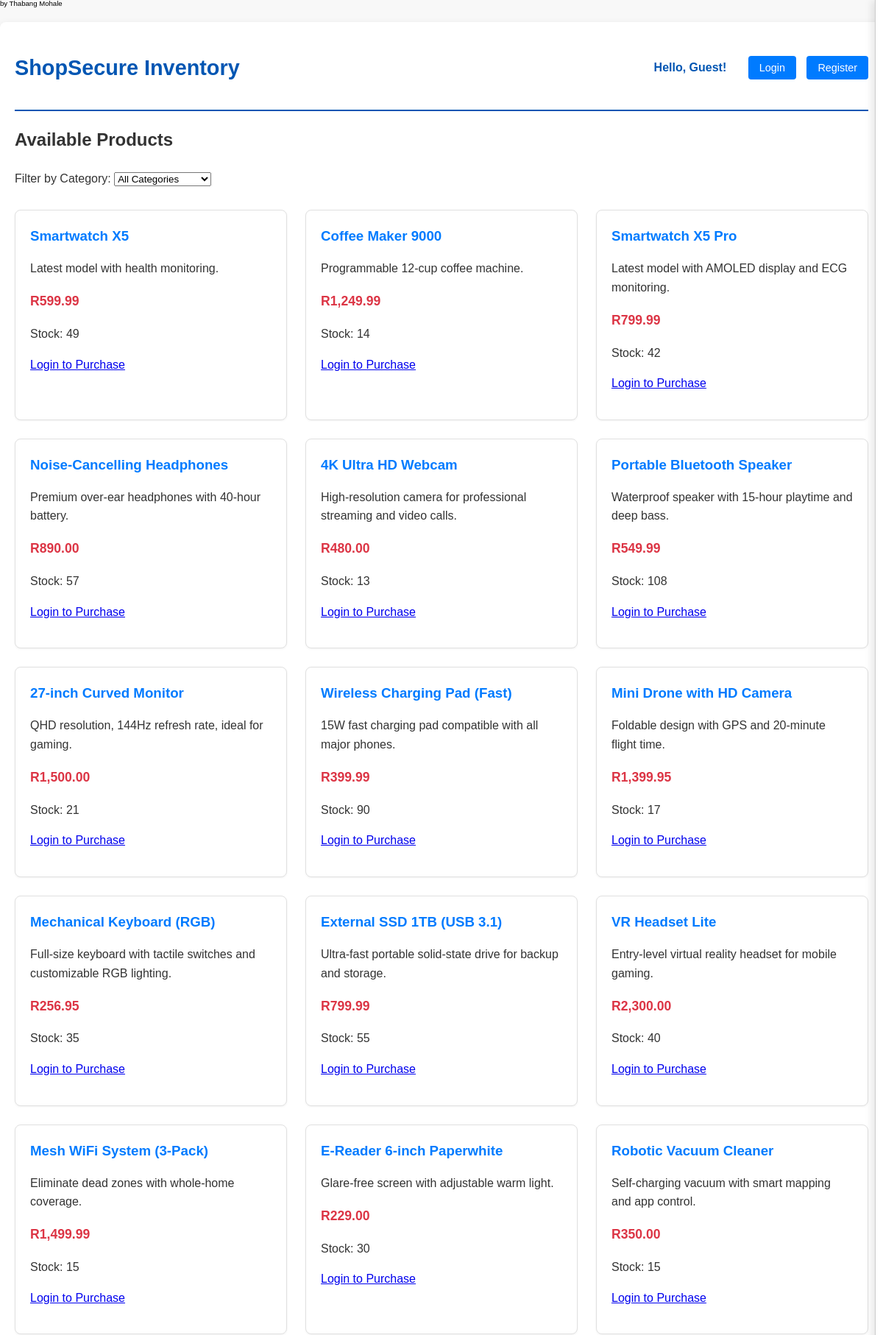
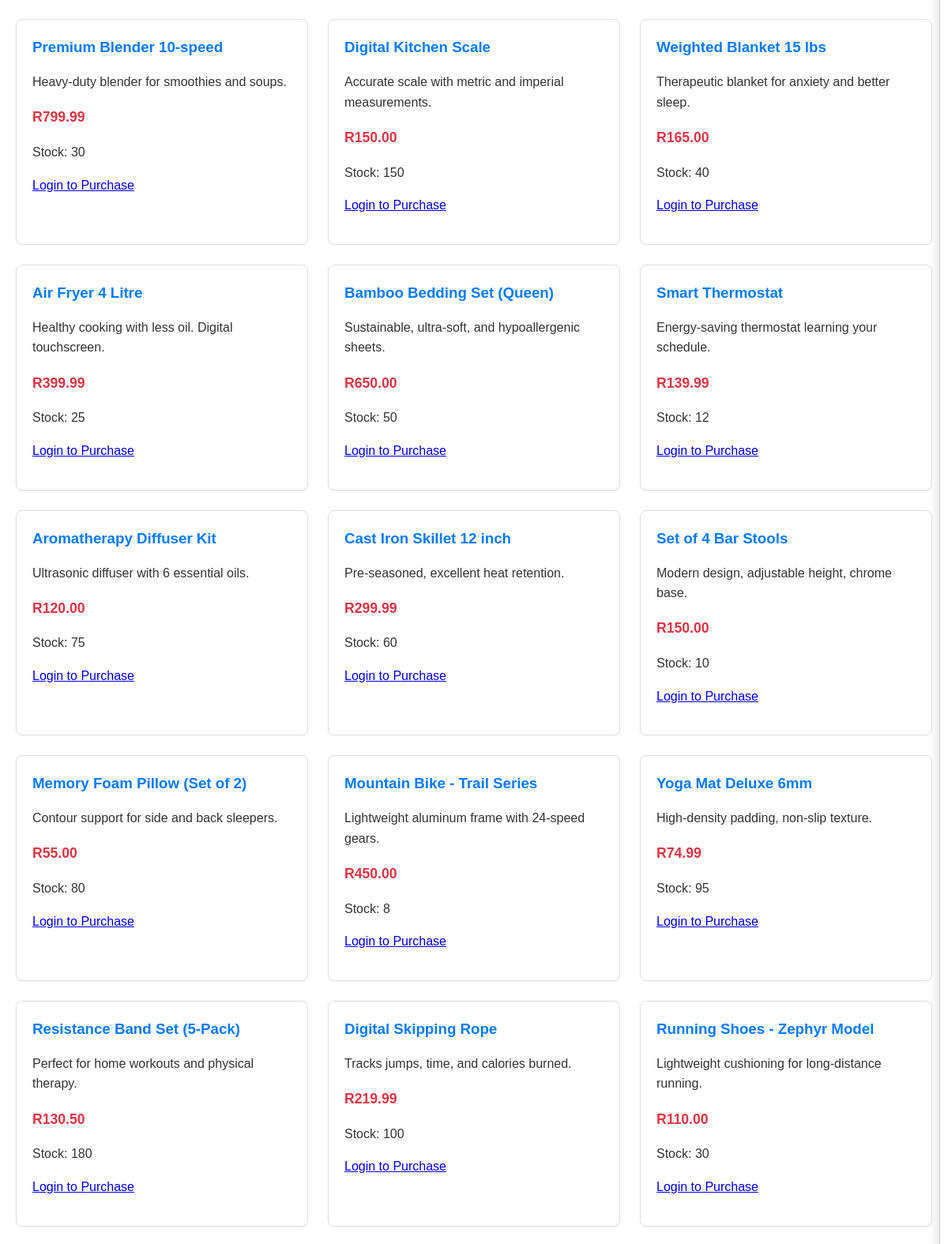
The page / (upper part) on the database its author committed (2 pictures, top to bottom).
### tables this page shows
CREATE TABLE `products` (
  `productID` int NOT NULL AUTO_INCREMENT,
  `name` varchar(150) NOT NULL,
  `description` text,
  `price` decimal(10,2) NOT NULL,
  `stockQty` int NOT NULL DEFAULT '0',
  `category` varchar(50) NOT NULL,
  PRIMARY KEY (`productID`),
  KEY `idx_category` (`category`),
  KEY `idx_stock` (`stockQty`)
);

### index.php (the view, shortened to what this page needs)
<?php
require 'db_config.php';
$is_logged_in = isset($_SESSION['customerID']);
$is_manager = $is_logged_in && $_SESSION['role'] === 'manager';
$csrf_token = $_SESSION['csrf_token'];
$user_name = $_SESSION['name'] ?? 'Guest';
$greeting = $is_logged_in ? "Welcome, " . htmlspecialchars($user_name) . "!" : "Hello, Guest!";
try {
    $products = $pdo->query("SELECT productID, name, description, price, stockQty, category FROM Products WHERE stockQty > 0")->fetchAll();
} catch (PDOException $e) {
    error_log("Failed to fetch products for index: " . $e->getMessage());
    $products = [];
    $categories = [];
}
$cart_count = 0;
?>
<!DOCTYPE html>
<html lang="en">
<head>
     <span style="font-size: 0.6em; font-weight: 430; color: #000000ff; display: block; line-height: 1;">by Thabang Mohale</span>
    <link rel="stylesheet" href="styles.css">
</head>
<body>
    <div class="container">
        <header>
            <h1>ShopSecure Inventory</h1>
            <nav>
                <span style="margin-right: 15px; font-weight: bold; color: #0056b3;"><?php echo $greeting; ?></span>
                <?php if ($is_logged_in): ?>
                    <a href="order_history.php">Order History</a> <a href="logout.php">Logout</a>
                    <?php if ($is_manager): ?>
                        <a href="manager_dashboard.php">Manager Dashboard</a>
                    <?php endif; ?>
                    <button id="cartToggle">🛒 Cart (<span id="cartCount"><?php echo $cart_count; ?></span>)</button>
                <?php else: ?>
                    <a href="login.php">Login</a>
                    <a href="register.php">Register</a>
                <?php endif; ?>
            </nav>
        </header>
        <section>
            <h2>Available Products</h2>
            <div style="margin-bottom: 20px;">
                <label for="categoryFilter">Filter by Category:</label>
                <select id="categoryFilter">
                    <option value="">All Categories</option>
                </select>
            </div>
            <div class="product-grid" id="productGrid">
                <?php foreach ($products as $p): ?>
                <div class="product-card" data-category="<?php echo htmlspecialchars($p['category']); ?>">
                    <h3><?php echo htmlspecialchars($p['name']); ?></h3>
                    <p><?php echo htmlspecialchars($p['description']); ?></p>
                    <p class="price">R<?php echo number_format($p['price'], 2); ?></p>
                    <p>Stock: <span class="stock-qty"><?php echo (int)$p['stockQty']; ?></span></p>
                    <?php if ($is_logged_in && $p['stockQty'] > 0): ?>
                    <form onsubmit="event.preventDefault(); addToCart(this);">
                        <input type="hidden" name="productID" value="<?php echo (int)$p['productID']; ?>">
                        <input type="hidden" name="csrf_token" value="<?php echo htmlspecialchars($csrf_token); ?>">
                        <input type="number" name="quantity" min="1" max="<?php echo (int)$p['stockQty']; ?>" value="1" required>
                        <button type="submit">Add to Cart</button>
                    </form>
                    <?php elseif ($p['stockQty'] == 0): ?>
                        <p class="out-of-stock">Out of Stock</p>
                    <?php else: ?>
                        <p><a href="login.html">Login to Purchase</a></p>
                    <?php endif; ?>
                </div>
                <?php endforeach; ?>
            </div>
        </section>
        <div class="cart" id="cart"></div>
    </div>
</body>
</html>

### styles.css (style rules this page uses)
body { font-family: 'Arial', sans-serif; margin: 0; padding: 0; background: #f8f8f8; color: #333; line-height: 1.6; }
.container { max-width: 1200px; margin: 20px auto; background: white; padding: 20px; border-radius: 8px; box-shadow: 0 4px 12px rgba(0,0,0,0.1); }
header { display: flex; justify-content: space-between; align-items: center; padding-bottom: 15px; border-bottom: 2px solid #0056b3; margin-bottom: 20px; }
h1 { color: #0056b3; font-size: 1.8rem; }
nav a, nav button { text-decoration: none; color: white; padding: 8px 15px; border-radius: 4px; background: #007bff; border: none; cursor: pointer; margin-left: 10px; font-size: 0.9rem; }
.product-grid { display: grid; grid-template-columns: repeat(auto-fit, minmax(280px, 1fr)); gap: 25px; margin: 30px 0; }
.product-card { border: 1px solid #e0e0e0; padding: 20px; border-radius: 8px; box-shadow: 0 1px 3px rgba(0,0,0,0.05); background: #fff; transition: transform 0.2s; }
.product-card h3 { color: #007bff; margin-top: 0; margin-bottom: 5px; }
.product-card .price { font-weight: bold; color: #dc3545; font-size: 1.1rem; }
.cart { position: fixed; right: -350px; top: 0; height: 100%; width: 320px; background: #fff; padding: 20px; border-left: 1px solid #ccc; box-shadow: -4px 0 10px rgba(0,0,0,0.1); transition: right 0.3s ease; z-index: 1000; }

### rows shown on the page
products: name "Smartwatch X5", description "Latest model with health monitoring.", price "599.99", stockQty "49", shows "Login to Purchase"
products: name "Coffee Maker 9000", description "Programmable 12-cup coffee machine.", price "1,249.99", stockQty "14", shows "Login to Purchase"
products: name "Smartwatch X5 Pro", description "Latest model with AMOLED display and ECG monitoring.", price "799.99", stockQty "42", shows "Login to Purchase"
products: name "Noise-Cancelling Headphones", description "Premium over-ear headphones with 40-hour battery.", price "890.00", stockQty "57", shows "Login to Purchase"
products: name "4K Ultra HD Webcam", description "High-resolution camera for professional streaming and video calls.", price "480.00", stockQty "13", shows "Login to Purchase"
products: name "Portable Bluetooth Speaker", description "Waterproof speaker with 15-hour playtime and deep bass.", price "549.99", stockQty "108", shows "Login to Purchase"
products: name "27-inch Curved Monitor", description "QHD resolution, 144Hz refresh rate, ideal for gaming.", price "1,500.00", stockQty "21", shows "Login to Purchase"
products: name "Wireless Charging Pad (Fast)", description "15W fast charging pad compatible with all major phones.", price "399.99", stockQty "90", shows "Login to Purchase"
products: name "Mini Drone with HD Camera", description "Foldable design with GPS and 20-minute flight time.", price "1,399.95", stockQty "17", shows "Login to Purchase"
products: name "Mechanical Keyboard (RGB)", description "Full-size keyboard with tactile switches and customizable RGB lighting.", price "256.95", stockQty "35", shows "Login to Purchase"
products: name "External SSD 1TB (USB 3.1)", description "Ultra-fast portable solid-state drive for backup and storage.", price "799.99", stockQty "55", shows "Login to Purchase"
products: name "VR Headset Lite", description "Entry-level virtual reality headset for mobile gaming.", price "2,300.00", stockQty "40", shows "Login to Purchase"
products: name "Mesh WiFi System (3-Pack)", description "Eliminate dead zones with whole-home coverage.", price "1,499.99", stockQty "15", shows "Login to Purchase"
products: name "E-Reader 6-inch Paperwhite", description "Glare-free screen with adjustable warm light.", price "229.00", stockQty "30", shows "Login to Purchase"
products: name "Robotic Vacuum Cleaner", description "Self-charging vacuum with smart mapping and app control.", price "350.00", stockQty "15", shows "Login to Purchase"
products: name "Premium Blender 10-speed", description "Heavy-duty blender for smoothies and soups.", price "799.99", stockQty "30", shows "Login to Purchase"
products: name "Digital Kitchen Scale", description "Accurate scale with metric and imperial measurements.", price "150.00", stockQty "150", shows "Login to Purchase"
products: name "Weighted Blanket 15 lbs", description "Therapeutic blanket for anxiety and better sleep.", price "165.00", stockQty "40", shows "Login to Purchase"
products: name "Air Fryer 4 Litre", description "Healthy cooking with less oil. Digital touchscreen.", price "399.99", stockQty "25", shows "Login to Purchase"
products: name "Bamboo Bedding Set (Queen)", description "Sustainable, ultra-soft, and hypoallergenic sheets.", price "650.00", stockQty "50", shows "Login to Purchase"
products: name "Smart Thermostat", description "Energy-saving thermostat learning your schedule.", price "139.99", stockQty "12", shows "Login to Purchase"
products: name "Aromatherapy Diffuser Kit", description "Ultrasonic diffuser with 6 essential oils.", price "120.00", stockQty "75", shows "Login to Purchase"
products: name "Cast Iron Skillet 12 inch", description "Pre-seasoned, excellent heat retention.", price "299.99", stockQty "60", shows "Login to Purchase"
products: name "Set of 4 Bar Stools", description "Modern design, adjustable height, chrome base.", price "150.00", stockQty "10", shows "Login to Purchase"
products: name "Memory Foam Pillow (Set of 2)", description "Contour support for side and back sleepers.", price "55.00", stockQty "80", shows "Login to Purchase"
products: name "Mountain Bike - Trail Series", description "Lightweight aluminum frame with 24-speed gears.", price "450.00", stockQty "8", shows "Login to Purchase"
products: name "Yoga Mat Deluxe 6mm", description "High-density padding, non-slip texture.", price "74.99", stockQty "95", shows "Login to Purchase"
products: name "Resistance Band Set (5-Pack)", description "Perfect for home workouts and physical therapy.", price "130.50", stockQty "180", shows "Login to Purchase"
products: name "Digital Skipping Rope", description "Tracks jumps, time, and calories burned.", price "219.99", stockQty "100", shows "Login to Purchase"
products: name "Running Shoes - Zephyr Model", description "Lightweight cushioning for long-distance running.", price "110.00", stockQty "30", shows "Login to Purchase"

### other values the page prints
$greeting "Hello, Guest!"
